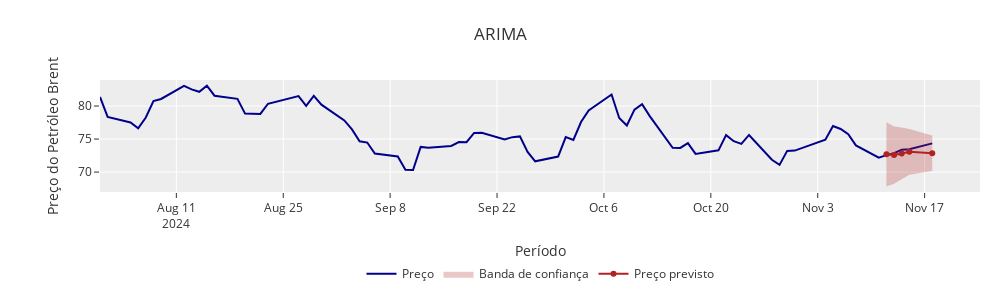

Here is the notebook cell this chart was saved with:
### Code cell
fig = px.line(
    base_total_arima_px,  # Preço dos valores utilizados para Treino e Teste (tudo)
    template=template,
    color_discrete_sequence=['#00008B']
)
fig.add_scatter(
    x=indice_banda_arima,
    y=banda_arima_total,  # Informação das Bandas
    name='Banda de confiança',
    mode='lines',
    line_color='#B22222',
    line_width=0,
    opacity=0.5,
    fill='toself'
)
fig.add_scatter(
    x=previsao_arima.ds, # Informação do valor de Teste (Previsão)
    y=previsao_arima['AutoARIMA'],
    name='Preço previsto',
    marker=dict(color='#B22222')
)
fig.update_layout(
    title='ARIMA',
    xaxis_title='Período',
    yaxis_title='Preço do Petróleo Brent',
    legend_title='',
    legend=dict(
        orientation="h",  # Orientação horizontal
        yanchor="top",    # Âncora no topo da legenda
        y=-0.6,           # Posição vertical abaixo do gráfico
        xanchor="center", # Âncora no centro horizontal
        x=0.5             # Posição horizontal centralizada
    ),
    width=1000,
    height=300,
    margin=dict(l=100, r=20, t=80, b=80)
)
fig.show()

### Figure 1 — Plotly figure (JSON) as saved in the notebook; plotly's stock layout.template omitted (floating-point values rounded to 4 significant figures)
{"data": [{"hovertemplate": "variable=Preço<br>ds=%{x}<br>value=%{y}<extra></extra>", "legendgroup": "Preço", "line": {"color": "#00008B", "dash": "solid"}, "marker": {"symbol": "circle"}, "mode": "lines", "name": "Preço", "orientation": "v", "showlegend": true, "type": "scatter", "x": ["2024-11-18T00:00:00", "2024-11-15T00:00:00", "2024-11-14T00:00:00", "2024-11-13T00:00:00", "2024-11-12T00:00:00", "2024-11-11T00:00:00", "2024-11-08T00:00:00", "2024-11-07T00:00:00", "2024-11-06T00:00:00", "2024-11-05T00:00:00", "2024-11-04T00:00:00", "2024-11-01T00:00:00", "2024-10-31T00:00:00", "2024-10-30T00:00:00", "2024-10-29T00:00:00", "2024-10-28T00:00:00", "2024-10-25T00:00:00", "2024-10-24T00:00:00", "2024-10-23T00:00:00", "2024-10-22T00:00:00", "2024-10-21T00:00:00", "2024-10-18T00:00:00", "2024-10-17T00:00:00", "2024-10-16T00:00:00", "2024-10-15T00:00:00", "2024-10-12T00:00:00", "2024-10-11T00:00:00", "2024-10-10T00:00:00", "2024-10-09T00:00:00", "2024-10-08T00:00:00", "2024-10-07T00:00:00", "2024-10-04T00:00:00", "2024-10-03T00:00:00", "2024-10-02T00:00:00", "2024-10-01T00:00:00", "2024-09-30T00:00:00", "2024-09-27T00:00:00", "2024-09-26T00:00:00", "2024-09-25T00:00:00", "2024-09-24T00:00:00", "2024-09-23T00:00:00", "2024-09-20T00:00:00", "2024-09-19T00:00:00", "2024-09-18T00:00:00", "2024-09-17T00:00:00", "2024-09-16T00:00:00", "2024-09-13T00:00:00", "2024-09-12T00:00:00", "2024-09-11T00:00:00", "2024-09-10T00:00:00", "2024-09-09T00:00:00", "2024-09-06T00:00:00", "2024-09-05T00:00:00", "2024-09-04T00:00:00", "2024-09-03T00:00:00", "2024-09-02T00:00:00", "2024-08-30T00:00:00", "2024-08-29T00:00:00", "2024-08-28T00:00:00", "2024-08-27T00:00:00", "2024-08-23T00:00:00", "2024-08-22T00:00:00", "2024-08-21T00:00:00", "2024-08-20T00:00:00", "2024-08-19T00:00:00", "2024-08-16T00:00:00", "2024-08-15T00:00:00", "2024-08-14T00:00:00", "2024-08-13T00:00:00", "2024-08-12T00:00:00", "2024-08-09T00:00:00", "2024-08-08T00:00:00", "2024-08-07T00:00:00", "2024-08-06T00:00:00", "2024-08-05T00:00:00", "2024-08-02T00:00:00", "2024-08-01T00:00:00"], "xaxis": "x", "y": [74.35, 73.45, 73.39, 72.86, 72.56, 72.19, 74.04, 75.73, 76.52, 76.98, 74.89, 73.63, 73.25, 73.21, 71.09, 71.87, 75.62, 74.27, 74.68, 75.59, 73.29, 72.75, 74.37, 73.65, 73.68, 78.47, 80.27, 79.45, 77.06, 78.19, 81.74, 79.32, 77.57, 74.86, 75.3, 72.35, 71.63, 73.06, 75.4, 75.29, 74.95, 75.96, 75.93, 74.52, 74.55, 73.96, 73.68, 73.81, 70.31, 70.34, 72.37, 72.82, 74.47, 74.67, 76.46, 77.82, 80.2, 81.55, 80.04, 81.51, 80.34, 78.8, 78.77, 78.85, 81.09, 81.56, 83.09, 82.15, 82.51, 83.06, 81.07, 80.76, 78.26, 76.62, 77.51, 78.35, 81.37], "yaxis": "y"}, {"fill": "toself", "line": {"color": "#B22222", "width": 0}, "mode": "lines", "name": "Banda de confiança", "opacity": 0.5, "type": "scatter", "x": ["2024-11-18T00:00:00", "2024-11-15T00:00:00", "2024-11-14T00:00:00", "2024-11-13T00:00:00", "2024-11-12T00:00:00", "2024-11-12T00:00:00", "2024-11-13T00:00:00", "2024-11-14T00:00:00", "2024-11-15T00:00:00", "2024-11-18T00:00:00"], "y": [75.52, 76.54, 76.74, 76.9, 77.54, 67.83, 68.25, 68.9, 69.59, 70.16]}, {"marker": {"color": "#B22222"}, "name": "Preço previsto", "type": "scatter", "x": ["2024-11-18T00:00:00", "2024-11-15T00:00:00", "2024-11-14T00:00:00", "2024-11-13T00:00:00", "2024-11-12T00:00:00"], "y": [72.84, 73.06, 72.82, 72.58, 72.69]}], "layout": {"height": 300, "legend": {"orientation": "h", "title": {"text": ""}, "tracegroupgap": 0, "x": 0.5, "xanchor": "center", "y": -0.6, "yanchor": "top"}, "margin": {"b": 80, "l": 100, "r": 20, "t": 80}, "title": {"text": "ARIMA"}, "width": 1000, "xaxis": {"anchor": "y", "domain": [0, 1], "title": {"text": "Período"}}, "yaxis": {"anchor": "x", "domain": [0, 1], "title": {"text": "Preço do Petróleo Brent"}}}}
